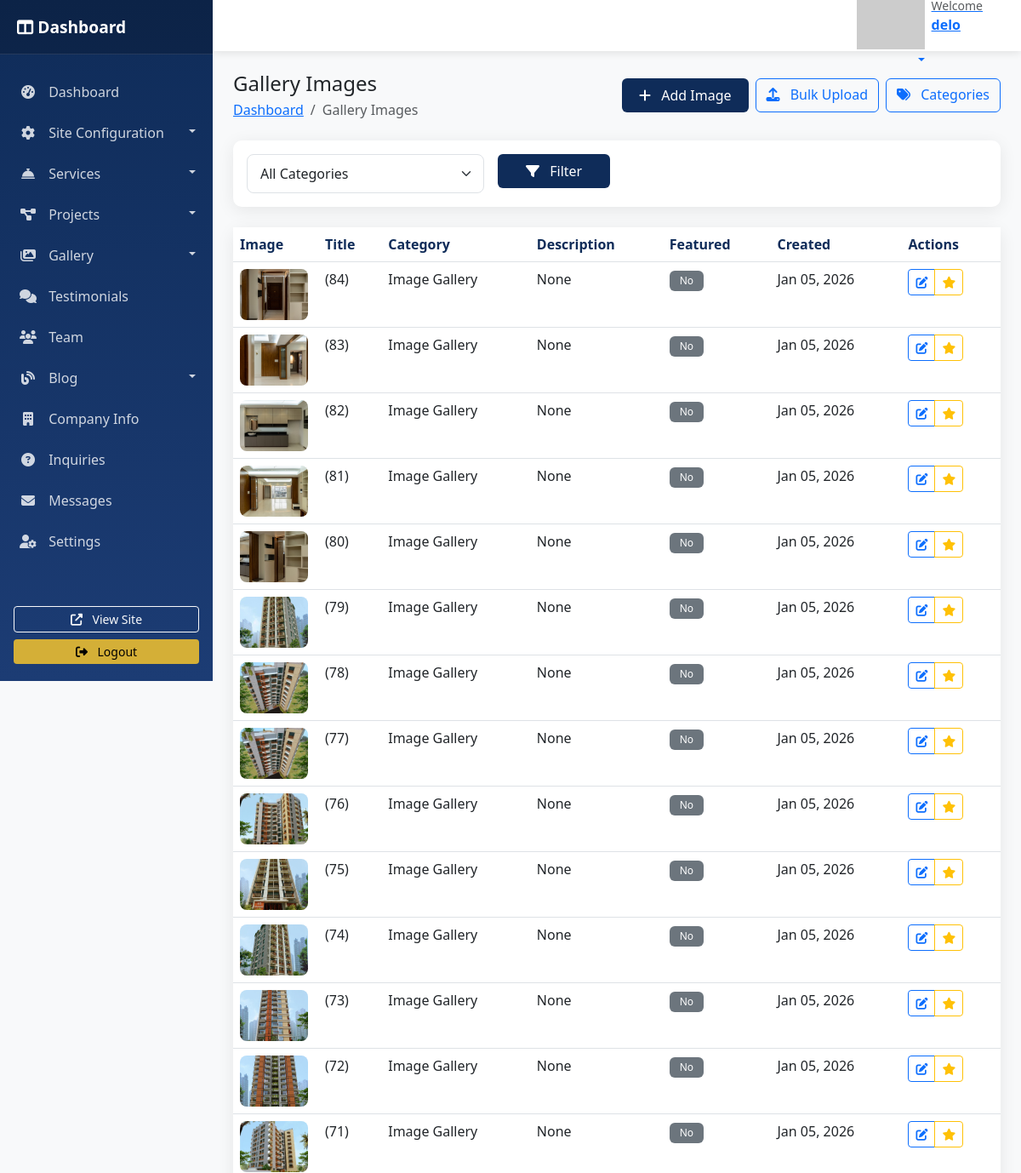
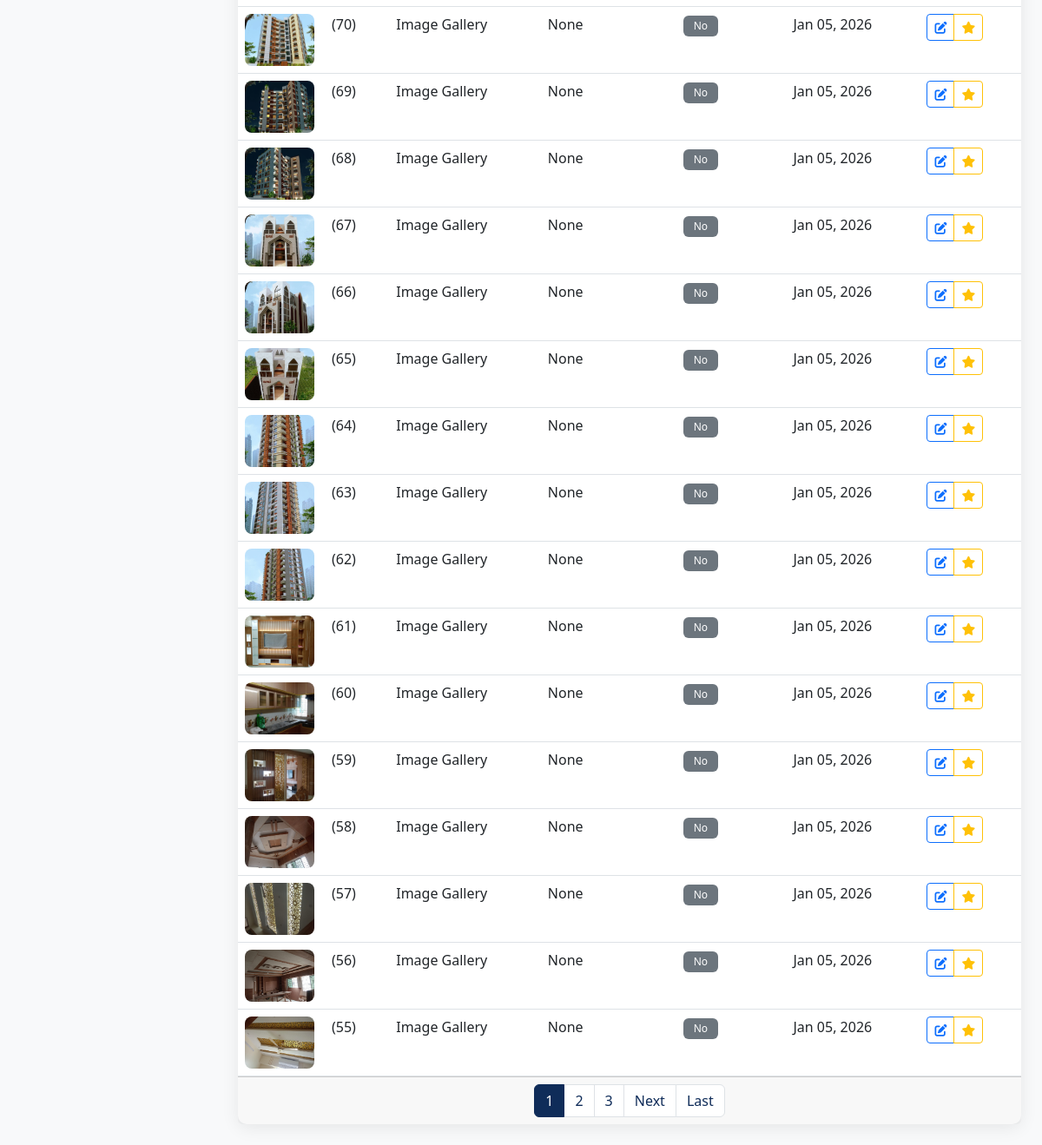
The app's page /dashboard/gallery/images/ (signed in) with its own data (2 pictures, top to bottom).
### arch_design/models.py (models this page shows, shortened)
class TimeStampedModel(models.Model):
    created_at = models.DateTimeField(auto_now_add=True)
    updated_at = models.DateTimeField(auto_now=True)
    class Meta:
        abstract = True

class GalleryImage(TimeStampedModel):
    category = models.ForeignKey(GalleryCategory, on_delete=models.CASCADE, related_name='images')
    title = models.CharField(max_length=200, blank=True, null=True)
    image = models.ImageField(upload_to='gallery/')
    description = models.TextField(blank=True, null=True)
    is_featured = models.BooleanField(default=False)
    display_order = models.PositiveIntegerField(default=0)
    class Meta:
        ordering = ['display_order', '-created_at']
        verbose_name = "Gallery Image"
        verbose_name_plural = "Gallery Images"

class GalleryCategory(models.Model):
    name = models.CharField(max_length=100)
    slug = models.SlugField(max_length=100, unique=True)
    description = models.TextField(blank=True, null=True)
    display_order = models.PositiveIntegerField(default=0)
    class Meta:
        ordering = ['display_order', 'name']
        verbose_name = "Gallery Category"
        verbose_name_plural = "Gallery Categories"

### dashboard/views.py (the view)
# urls.py: path('gallery/images/', views.gallery_image_list, name='gallery_image_list'),
@login_required
@user_passes_test(is_staff_user)
def gallery_image_list(request):
    images = GalleryImage.objects.all().order_by('-created_at')
    category_filter = request.GET.get('category', '')
    if category_filter:
        images = images.filter(category_id=category_filter)
    paginator = Paginator(images, 30)
    page_number = request.GET.get('page')
    page_obj = paginator.get_page(page_number)
    categories = GalleryCategory.objects.all()
    return render(request, 'dashboard/gallery/images.html', {
        'page_obj': page_obj,
        'categories': categories,
        'category_filter': category_filter,
    })

### arch_design/context_processors.py (called while the page is built)
def site_config(request):
    try:
        config = SiteConfiguration.objects.first()
        return {
            'site_config': config,
        }
    except:
        return {
            'site_config': None,
        }

### dashboard/views.py (called while the page is built)
def is_staff_user(user):
    return user.is_staff or user.is_superuser

### arch_design/templates/dashboard/gallery/images.html (shortened to what this page needs)
{% extends 'dashboard/base.html' %}
{% block page_title %}Gallery Images{% endblock %}
{% block breadcrumb %}
<li class="breadcrumb-item active">Gallery Images</li>
{% endblock %}
{% block page_actions %}
<div class="d-flex gap-2">
    <a href="{% url 'gallery_image_create' %}" class="btn btn-primary">
        <i class="fas fa-plus me-2"></i> Add Image
    </a>
    <a href="{% url 'gallery_bulk_upload' %}" class="btn btn-outline-primary">
        <i class="fas fa-upload me-2"></i> Bulk Upload
    </a>
    <a href="{% url 'gallery_category_list' %}" class="btn btn-outline-primary">
        <i class="fas fa-tags me-2"></i> Categories
    </a>
</div>
{% endblock %}
{% block content %}
<div class="card dashboard-card mb-4">
    <div class="card-body">
        <form method="GET" class="row g-3">
            <div class="col-md-4">
                <select name="category" class="form-select">
                    <option value="">All Categories</option>
                </select>
            </div>
            <div class="col-md-2">
                <button type="submit" class="btn btn-primary w-100">
                    <i class="fas fa-filter me-2"></i> Filter
                </button>
            </div>
        </form>
    </div>
</div>
<div class="card dashboard-card">
    <div class="card-body p-0">
        {% if page_obj %}
        <div class="table-responsive">
            <table class="table table-hover mb-0">
                <thead>
                    <tr>
                        <th width="100">Image</th>
                        <th>Title</th>
                        <th>Category</th>
                        <th>Description</th>
                        <th>Featured</th>
                        <th>Created</th>
                        <th>Actions</th>
                    </tr>
                </thead>
                <tbody>
                    {% for image in page_obj %}
                    <tr>
                        <td>
                            <img src="{{ image.image.url }}" alt="{{ image.title|default:'Gallery Image' }}"
                                 class="image-thumb" style="width: 80px; height: 60px;">
                        </td>
                        <td>{{ image.title|default:"Untitled" }}</td>
                        <td>{{ image.category.name }}</td>
                        <td>{{ image.description|truncatechars:50|default:"-" }}</td>
                        <td>
                            {% if image.is_featured %}
                            <span class="badge bg-warning">Yes</span>
                            {% else %}
                            <span class="badge bg-secondary">No</span>
                            {% endif %}
                        </td>
                        <td>{{ image.created_at|date:"M d, Y" }}</td>
                        <td>
                            <div class="btn-group btn-group-sm">
                                <a href="{% url 'gallery_image_edit' image.pk %}" class="btn btn-outline-primary">
                                    <i class="fas fa-edit"></i>
                                </a>
                                <button type="button" class="btn btn-outline-warning toggle-featured"
                                        data-model="gallery" data-pk="{{ image.pk }}">
                                    <i class="fas fa-star"></i>
                                </button>
                            </div>
                        </td>
                    </tr>
                    {% endfor %}
                </tbody>
            </table>
        </div>
        {% if page_obj.has_other_pages %}
        <div class="card-footer">
            <nav aria-label="Page navigation">
                <ul class="pagination justify-content-center mb-0">
                    {% for num in page_obj.paginator.page_range %}
                        {% if page_obj.number == num %}
                        <li class="page-item active">
                            <span class="page-link">{{ num }}</span>
                        </li>
                        {% elif num > page_obj.number|add:'-3' and num < page_obj.number|add:'3' %}
                        <li class="page-item">
                            <a class="page-link" href="?page={{ num }}{% if category_filter %}&category={{ category_filter }}{% endif %}">
                                {{ num }}
                            </a>
                        </li>
                        {% endif %}
                    {% endfor %}
                    {% if page_obj.has_next %}
                    <li class="page-item">
                        <a class="page-link" href="?page={{ page_obj.next_page_number }}{% if category_filter %}&category={{ category_filter }}{% endif %}">
                            Next
                        </a>
                    </li>
                    <li class="page-item">
                        <a class="page-link" href="?page={{ page_obj.paginator.num_pages }}{% if category_filter %}&category={{ category_filter }}{% endif %}">
                            Last
                        </a>
                    </li>
                    {% endif %}
                </ul>
            </nav>
        </div>
        {% endif %}
        {% endif %}
    </div>
</div>
{% endblock %}

### arch_design/templates/dashboard/base.html (shortened to what this page needs)
<!DOCTYPE html>
<html lang="en">
<head>
    <link href="https://cdn.jsdelivr.net/npm/bootstrap@5.3.0/dist/css/bootstrap.min.css" rel="stylesheet">
    <link rel="stylesheet" href="https://cdnjs.cloudflare.com/ajax/libs/font-awesome/6.4.0/css/all.min.css">
    <link href="https://cdn.jsdelivr.net/npm/select2@4.1.0-rc.0/dist/css/select2.min.css" rel="stylesheet" />
</head>
<body>
    <div id="wrapper">
        <nav id="sidebar">
            <div class="sidebar-header">
                <h3>
                    <i class="fas fa-columns"></i> Dashboard
                </h3>
            </div>
            <ul class="list-unstyled components">
                <li class="{% if request.resolver_match.url_name == 'dashboard_home' %}active{% endif %}">
                    <a href="{% url 'dashboard_home' %}">
                        <i class="fas fa-tachometer-alt"></i> Dashboard
                    </a>
                </li>
                <li>
                    <a href="#siteSubmenu" data-bs-toggle="collapse" aria-expanded="false" class="dropdown-toggle">
                        <i class="fas fa-cog"></i> Site Configuration
                    </a>
                </li>
                <li>
                    <a href="#servicesSubmenu" data-bs-toggle="collapse" aria-expanded="false" class="dropdown-toggle">
                        <i class="fas fa-concierge-bell"></i> Services
                    </a>
                </li>
                <li>
                    <a href="#projectsSubmenu" data-bs-toggle="collapse" aria-expanded="false" class="dropdown-toggle">
                        <i class="fas fa-project-diagram"></i> Projects
                    </a>
                </li>
                <li>
                    <a href="#gallerySubmenu" data-bs-toggle="collapse" aria-expanded="false" class="dropdown-toggle">
                        <i class="fas fa-images"></i> Gallery
                    </a>
                </li>
                <li>
                    <a href="{% url 'testimonial_list' %}">
                        <i class="fas fa-comments"></i> Testimonials
                    </a>
                </li>
                <li>
                    <a href="{% url 'team_list' %}">
                        <i class="fas fa-users"></i> Team
                    </a>
                </li>
                <li>
                    <a href="#blogSubmenu" data-bs-toggle="collapse" aria-expanded="false" class="dropdown-toggle">
                        <i class="fas fa-blog"></i> Blog
                    </a>
                </li>
                <li>
                    <a href="{% url 'company_info_list' %}">
                        <i class="fas fa-building"></i> Company Info
                    </a>
                </li>
                <li>
                    <a href="{% url 'inquiry_list' %}">
                        <i class="fas fa-question-circle"></i> Inquiries
                    </a>
                </li>
                <li>
                    <a href="{% url 'contact_message_list' %}">
                        <i class="fas fa-envelope"></i> Messages
                    </a>
                </li>
                <li>
                    <a href="{% url 'dashboard_settings' %}">
                        <i class="fas fa-user-cog"></i> Settings
                    </a>
                </li>
            </ul>
            <div class="mt-auto p-3">
                <div class="d-grid gap-2">
                    <a href="{% url 'home' %}" target="_blank" class="btn btn-outline-light btn-sm">
                        <i class="fas fa-external-link-alt me-2"></i> View Site
                    </a>
                    <a href="{% url 'dashboard_logout' %}" class="btn btn-warning btn-sm">
                        <i class="fas fa-sign-out-alt me-2"></i> Logout
                    </a>
                </div>
            </div>
        </nav>
        <div id="content">
            <nav class="navbar navbar-expand-lg">
                <div class="container-fluid">
                    <div class="ms-auto">
                        <div class="dropdown">
                            <button class="btn btn-link dropdown-toggle" type="button" data-bs-toggle="dropdown">
                                <div class="d-flex align-items-center">
                                    <img src="https://ui-avatars.com/api/?name={{ request.user.get_full_name|default:request.user.username }}&background=0F2C59&color=fff" alt="User" class="me-2">
                                    <div class="text-start">
                                        <small class="text-muted d-block">Welcome</small>
                                        <strong>{{ request.user.get_full_name|default:request.user.username }}</strong>
                                    </div>
                                </div>
                            </button>
                        </div>
                    </div>
                </div>
            </nav>
            <div class="container-fluid p-4">
                <div class="d-flex justify-content-between align-items-center mb-4">
                    <div>
                        <h2 class="h4 mb-1">{% block page_title %}{% endblock %}</h2>
                        <nav aria-label="breadcrumb">
                            <ol class="breadcrumb mb-0">
                                <li class="breadcrumb-item"><a href="{% url 'dashboard_home' %}">Dashboard</a></li>
                                {% block breadcrumb %}{% endblock %}
                            </ol>
                        </nav>
                    </div>
                    <div>
                        {% block page_actions %}{% endblock %}
                    </div>
                </div>
                {% block content %}{% endblock %}
            </div>
        </div>
    </div>
</body>
</html>

### arch_design/templates/dashboard/base.html (style rules this page uses)
:root { --primary-color: #0F2C59; --secondary-color: #1C3C74; --accent-color: #D4AF37; --sidebar-width: 250px; --header-height: 60px; }
body { font-family: 'Segoe UI', Tahoma, Geneva, Verdana, sans-serif; background-color: #f8f9fa; }
#wrapper { display: flex; }
#sidebar { width: var(--sidebar-width); min-height: 100vh; background: linear-gradient(180deg, var(--primary-color), var(--secondary-color)); color: white; position: fixed; transition: all 0.3s; z-index: 1000; overflow-y: auto; }
#sidebar .sidebar-header { padding: 20px; background: rgba(0, 0, 0, 0.2); border-bottom: 1px solid rgba(255, 255, 255, 0.1); }
#sidebar .sidebar-header h3 { font-size: 1.2rem; margin: 0; font-weight: 600; }
#sidebar ul.components { padding: 20px 0; }
#sidebar ul li { padding: 0; }
#sidebar ul li a { padding: 12px 20px; color: rgba(255, 255, 255, 0.8); text-decoration: none; display: block; border-left: 3px solid transparent; transition: all 0.3s; }
#sidebar ul li a i { margin-right: 10px; width: 20px; text-align: center; }
#sidebar .dropdown-toggle::after { float: right; margin-top: 8px; }
#content { width: calc(100% - var(--sidebar-width)); margin-left: var(--sidebar-width); transition: all 0.3s; }
.navbar { background: white; box-shadow: 0 2px 10px rgba(0, 0, 0, 0.1); height: var(--header-height); padding: 0 20px; }
.dashboard-card { border-radius: 10px; border: none; box-shadow: 0 4px 20px rgba(0, 0, 0, 0.08); transition: transform 0.3s; }
.table th { font-weight: 600; color: var(--primary-color); border-top: none; }
.badge { padding: 6px 12px; font-weight: 500; }
.btn-primary { background: var(--primary-color); border: none; padding: 8px 20px; font-weight: 500; }
.btn-warning { background: var(--accent-color); color: #000; border: none; }
.form-control, .form-select { border-radius: 8px; border: 1px solid #dee2e6; padding: 10px 15px; }
.page-link { color: var(--primary-color); }
.page-item.active .page-link { background-color: var(--primary-color); border-color: var(--primary-color); }
.image-thumb { width: 100px; height: 100px; object-fit: cover; border-radius: 8px; cursor: pointer; transition: transform 0.3s; }

### records on screen
GalleryImage: image (picture), title "(84)", category.name "Image Gallery", description "None", is_featured "No", created_at "Jan 05, 2026"
GalleryImage: image (picture), title "(83)", category.name "Image Gallery", description "None", is_featured "No", created_at "Jan 05, 2026"
GalleryImage: image (picture), title "(82)", category.name "Image Gallery", description "None", is_featured "No", created_at "Jan 05, 2026"
GalleryImage: image (picture), title "(81)", category.name "Image Gallery", description "None", is_featured "No", created_at "Jan 05, 2026"
GalleryImage: image (picture), title "(80)", category.name "Image Gallery", description "None", is_featured "No", created_at "Jan 05, 2026"
GalleryImage: image (picture), title "(79)", category.name "Image Gallery", description "None", is_featured "No", created_at "Jan 05, 2026"
GalleryImage: image (picture), title "(78)", category.name "Image Gallery", description "None", is_featured "No", created_at "Jan 05, 2026"
GalleryImage: image (picture), title "(77)", category.name "Image Gallery", description "None", is_featured "No", created_at "Jan 05, 2026"
GalleryImage: image (picture), title "(76)", category.name "Image Gallery", description "None", is_featured "No", created_at "Jan 05, 2026"
GalleryImage: image (picture), title "(75)", category.name "Image Gallery", description "None", is_featured "No", created_at "Jan 05, 2026"
GalleryImage: image (picture), title "(74)", category.name "Image Gallery", description "None", is_featured "No", created_at "Jan 05, 2026"
GalleryImage: image (picture), title "(73)", category.name "Image Gallery", description "None", is_featured "No", created_at "Jan 05, 2026"
GalleryImage: image (picture), title "(72)", category.name "Image Gallery", description "None", is_featured "No", created_at "Jan 05, 2026"
GalleryImage: image (picture), title "(71)", category.name "Image Gallery", description "None", is_featured "No", created_at "Jan 05, 2026"
GalleryImage: image (picture), title "(70)", category.name "Image Gallery", description "None", is_featured "No", created_at "Jan 05, 2026"
GalleryImage: image (picture), title "(69)", category.name "Image Gallery", description "None", is_featured "No", created_at "Jan 05, 2026"
GalleryImage: image (picture), title "(68)", category.name "Image Gallery", description "None", is_featured "No", created_at "Jan 05, 2026"
GalleryImage: image (picture), title "(67)", category.name "Image Gallery", description "None", is_featured "No", created_at "Jan 05, 2026"
GalleryImage: image (picture), title "(66)", category.name "Image Gallery", description "None", is_featured "No", created_at "Jan 05, 2026"
GalleryImage: image (picture), title "(65)", category.name "Image Gallery", description "None", is_featured "No", created_at "Jan 05, 2026"
GalleryImage: image (picture), title "(64)", category.name "Image Gallery", description "None", is_featured "No", created_at "Jan 05, 2026"
GalleryImage: image (picture), title "(63)", category.name "Image Gallery", description "None", is_featured "No", created_at "Jan 05, 2026"
GalleryImage: image (picture), title "(62)", category.name "Image Gallery", description "None", is_featured "No", created_at "Jan 05, 2026"
GalleryImage: image (picture), title "(61)", category.name "Image Gallery", description "None", is_featured "No", created_at "Jan 05, 2026"
GalleryImage: image (picture), title "(60)", category.name "Image Gallery", description "None", is_featured "No", created_at "Jan 05, 2026"
GalleryImage: image (picture), title "(59)", category.name "Image Gallery", description "None", is_featured "No", created_at "Jan 05, 2026"
GalleryImage: image (picture), title "(58)", category.name "Image Gallery", description "None", is_featured "No", created_at "Jan 05, 2026"
GalleryImage: image (picture), title "(57)", category.name "Image Gallery", description "None", is_featured "No", created_at "Jan 05, 2026"
GalleryImage: image (picture), title "(56)", category.name "Image Gallery", description "None", is_featured "No", created_at "Jan 05, 2026"
GalleryImage: image (picture), title "(55)", category.name "Image Gallery", description "None", is_featured "No", created_at "Jan 05, 2026"

### other values on screen
{{ request.user.get_full_name|default:request.user.username }} "delo"
{{ num }} "1"
{{ num }} "2" "3"
